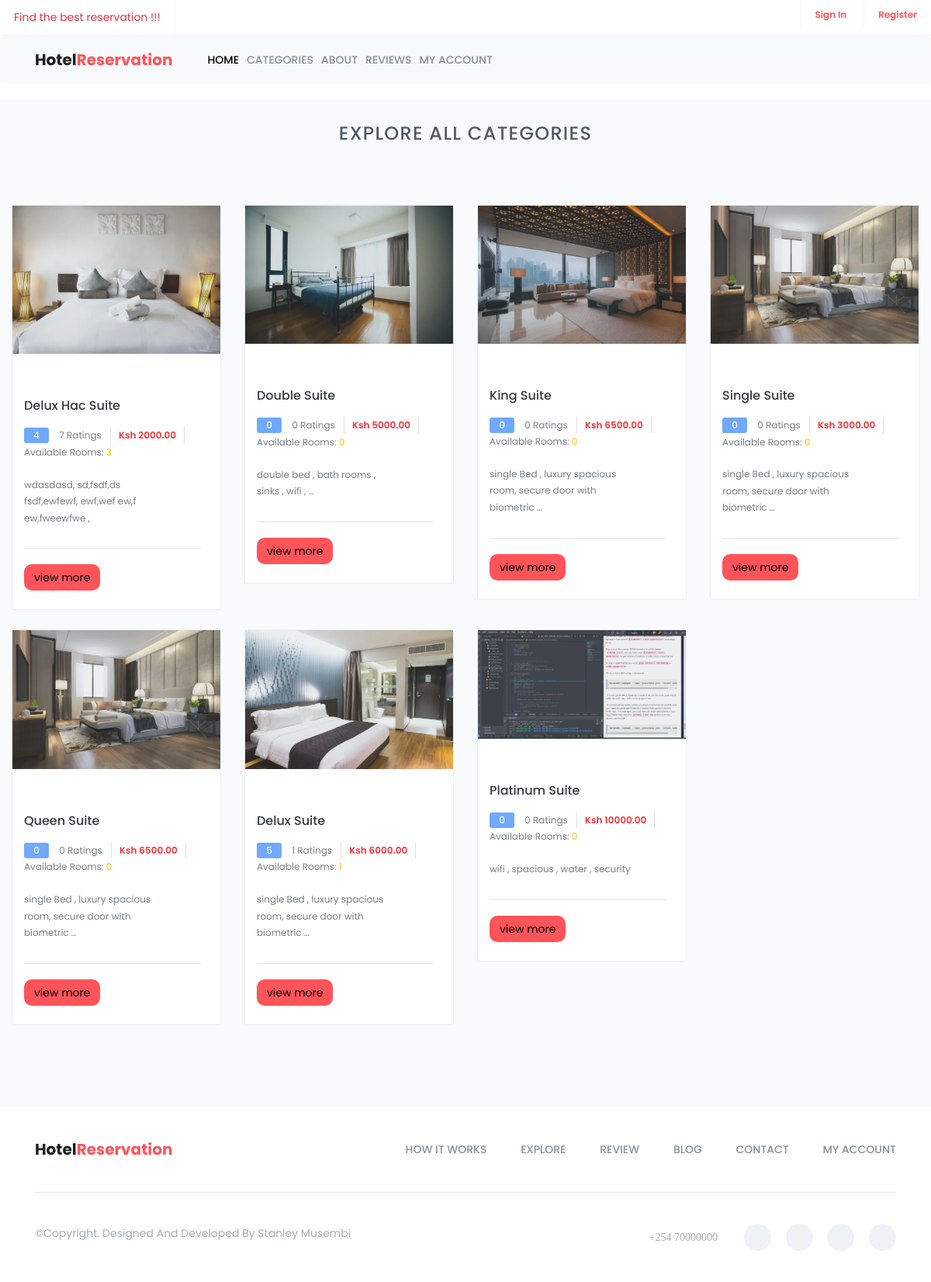
Page /categories/ on the committed database.
### hotel/models.py (models this page shows, shortened)
class RoomCategory(models.Model):
    name = models.CharField(max_length=255)
    description = models.TextField()
    capacity = models.IntegerField()
    beds = models.IntegerField()
    rooms = models.IntegerField()
    cost = models.DecimalField(max_digits=10, decimal_places=2)
    added_on = models.DateTimeField(auto_now_add=True)
    image = models.ImageField(upload_to="room_category_images")
    @property
    def total_reviews(self):
        return self.review_set.count()
    @property
    def average_rating(self):
         average  = self.review_set.aggregate(Avg('rating'))['rating__avg']
         return round(average) if average is not None else 0
    @property
    def available_rooms(self):
        return self.room_set.filter(status='available').count()

### hotel/views.py (the view)
# urls.py: path('categories/' , all_categories , name='all_categories'),
def all_categories(request):
    categories = RoomCategory.objects.all()
    categories_count = RoomCategory.objects.all().count()
    visitors_count = Booking.objects.all().count()
    rooms_count = RoomCategory.objects.aggregate(total_rooms = Sum('rooms'))['total_rooms']
    reviews_count = Review.objects.all().count()
    context = {
        'room_categories': categories,
        'rooms_count':rooms_count,
        'visitors_count':visitors_count,
        'categories_count':categories_count,
        'reviews_count':reviews_count
    }
    return render(request, 'public/all_categories.html' , context)

### templates/public/all_categories.html
{% extends 'public/base.html' %}
{% load static %}
{% block content %}
    <section id="explore" class="explore">
        <div class="container-fluid">
            <div class="section-header">
                <h2>Explore All Categories</h2>
            </div>
            <div class="explore-content">
                {% include 'public/category_list.html' %}
            </div>
        </div>
    </section>
{% endblock content %}

### templates/public/category_list.html
<div class="row">
    {% for category in room_categories %}
        <div class="col-md-3 col-sm-6">
            <div class="single-explore-item">
                <div class="single-explore-img">
                    <img src="{{ category.image.url }}" alt="explore image">
                </div>
                <div class="single-explore-txt bg-theme-1">
                    <h2><a href="#">{{ category.name }} suite</a></h2>
                    <p class="explore-rating-price">
                        <span class="explore-rating">{{category.average_rating}}</span>
                        <a href="#">{{ category.total_reviews}} ratings</a>
                        <span class="explore-price-box">
                            <span class="explore-price">Ksh {{ category.cost }}</span>
                        </span>
                        <a href="#">Available Rooms: <span class="text-warning">{{ category.available_rooms }}</span></a>
                    </p>
                    <div class="explore-person">
                        <div class="row">
                            <div class="col-sm-10">
                                <p>
                                    {{ category.description | truncatewords:10 }}
                                </p>
                            </div>
                        </div>
                    </div>
                    <div class="explore-open-close-part">
                        <div class="row">
                            <div class="col-sm-12">
                                <a href="{% url 'hotel:category' category.id %}" > <button class="btn btn-custom">view more </button> </a>
                            </div>
                        </div>
                    </div>
                </div>
            </div>
        </div>
    {% endfor %}
</div>

### static/assets/css/bootsnav.css (style rules this page uses)
body { -webkit-transition: all 0.3s ease-in-out; -moz-transition: all 0.3s ease-in-out; -o-transition: all 0.3s ease-in-out; -ms-transition: all 0.3s ease-in-out; transition: all 0.3s ease-in-out; }

### static/assets/css/style.css (style rules this page uses)
* { padding: 0; margin: 0; }
* { -webkit-box-sizing:border-box; -moz-box-sizing:border-box; -o-box-sizing:border-box; -ms-box-sizing:border-box; box-sizing:border-box; }
body { font-family: 'Poppins', sans-serif; font-size:14px; color:#a09e9c; text-transform:initial; max-width:1920px; margin:0 auto; overflow-x:hidden; }
a,a:hover,a:active,a:focus { display:inline-block; text-decoration:none; color: #343a3f; font-size:16px; padding:0; font-weight: 500; text-transform: capitalize; }
p { margin: 0; color:#767f86; font-size:14px; line-height: 1.8; text-transform: initial; }
img { border:none;max-width:100%; height:auto; }
select,input,textarea,button { box-shadow:none;outline:0!important; }
button { background: transparent;border: 0;font-size: 12px; }
html,body { height: 100%; }
.section-header { position: relative; text-align: center; }
.section-header h2 { color: #505866; font-size:24px; font-weight: 500; margin-bottom: 24px; text-transform: uppercase; letter-spacing: 1.3px; }
.btn-custom { background-color:#ff545a; color: #000; border-radius: 10px; }
.explore { padding:11px 0 80px; background: #f8fafb; }
.explore-content { margin-top: 78px; }
.single-explore-item { background: #fff; border: 1px solid #edeff1; border-radius: 3px; margin-bottom: 25px; -webkit-transition: .3s linear; -moz-transition:.3s linear; -ms-transition:.3s linear; -o-transition:.3s linear; transition: .3s linear; }
.single-explore-img { position:relative;overflow: hidden; }
.single-explore-img:before { position: absolute; content: ""; top: 0; left: 0; width: 100%; height: 100%; background: rgba(162,172,177,.2); }
.single-explore-txt { padding: 26px 25px 24px 15px; }
.single-explore-txt.bg-theme-1 .explore-rating { background: #70a9ff; }
.explore-rating-price,.explore-rating-price a { font-size: 12px; color: #777f85; text-transform: capitalize; font-weight: 400; margin: 15px 0 20px; }
.explore-rating-price a { margin:0; }
.explore-rating { display: inline-block; width: 32px; height: 20px; line-height: 20px; color: #fff; text-align: center; border-radius: 3px; font-weight: 500; margin-right: 10px; }
.explore-price { color: #f63138; font-weight: 600 ; }
.explore-price-box { display: inline-block; padding: 0 10px; margin: 0 8px; border-left: 1px solid #dde0e4; border-right: 1px solid #dde0e4; }
.explore-person { padding-bottom: 28px; border-bottom: 1px solid #e1e5eb; }
.explore-person p { font-size: 12px; }
.explore-open-close-part { margin-top: 20px; }

### rows in the picture
RoomCategory: image (picture), name "Delux Hac", average_rating "4", total_reviews "7", cost "2000.00", available_rooms "3", description "wdasdasd, sd,fsdf,ds fsdf,ewfewf, ewf,wef ew,f ew,fweewfwe ,"
RoomCategory: image (picture), name "Double", average_rating "0", total_reviews "0", cost "5000.00", available_rooms "0", description "double bed , bath rooms , sinks , wifi , …"
RoomCategory: image (picture), name "King", average_rating "0", total_reviews "0", cost "6500.00", available_rooms "0", description "single Bed , luxury spacious room, secure door with biometric …"
RoomCategory: image (picture), name "Single", average_rating "0", total_reviews "0", cost "3000.00", available_rooms "0", description "single Bed , luxury spacious room, secure door with biometric …"
RoomCategory: image (picture), name "Queen", average_rating "0", total_reviews "0", cost "6500.00", available_rooms "0", description "single Bed , luxury spacious room, secure door with biometric …"
RoomCategory: image (picture), name "Delux", average_rating "5", total_reviews "1", cost "6000.00", available_rooms "1", description "single Bed , luxury spacious room, secure door with biometric …"
RoomCategory: image (picture), name "Platinum", average_rating "0", total_reviews "0", cost "10000.00", available_rooms "0", description "wifi , spacious , water , security"
